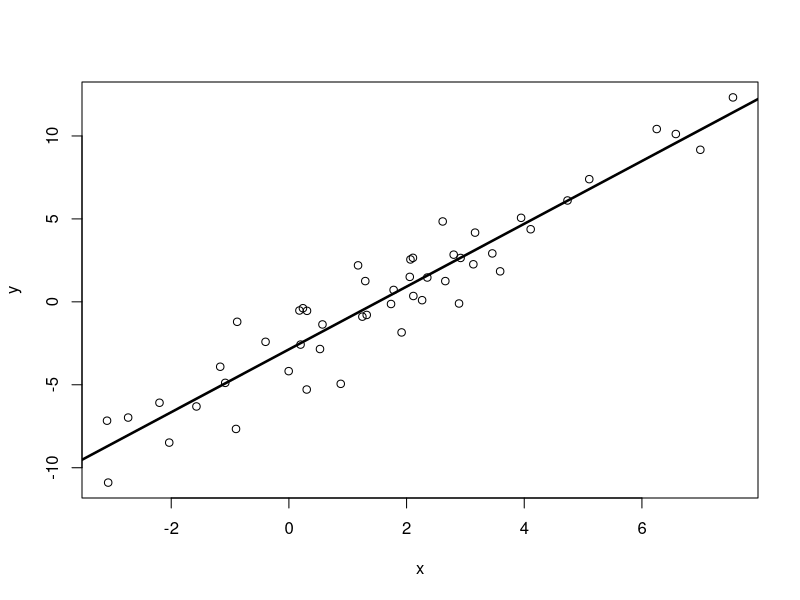

Write the R code that produced this figure.
# Quantile
qnorm(0.025)


# Linear Regression
x <- rnorm(n = 50, mean = 2, sd = sqrt(5))
a <- -3
b <- 2
y <- a + b*x + rnorm(n = 50, mean = 0, sd = 2)
lm(y~x)

# plot
plot(x,y)
abline(lm(y~x), lwd=2.5)




